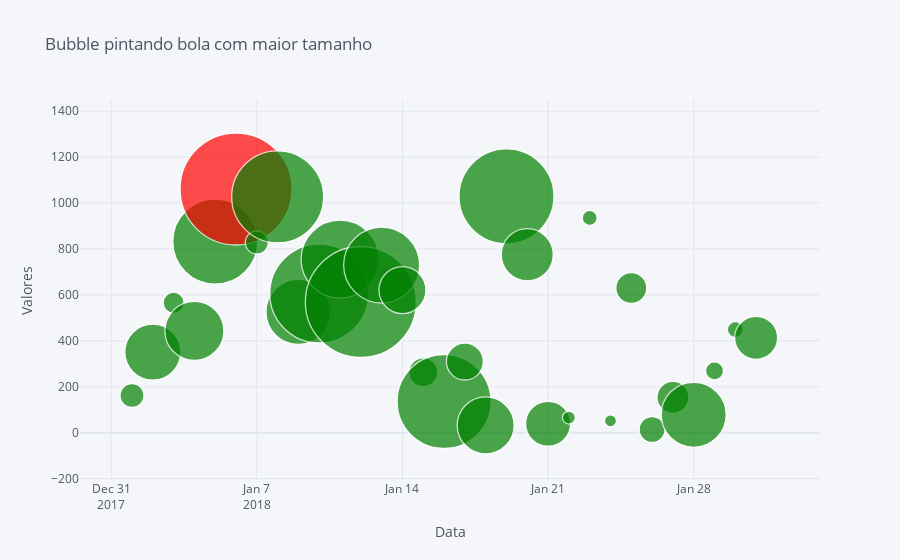

Write notebook code for a chart like this one.
### Markdown cell above
##### Gráfico bubble pintando bola com maior tamanho

### Code cell
#Filtrando janeiro de 2018 p/ não ficar mto poluído
df_plot = df[(df['Ano'] == 2018) & (df['Mês'] == 1)]

#Pintando bola com maior quantidade de eventos
iMaior_evento = 0
i = 0
while i < len(df_plot.valor_tamanho):
    if df_plot.valor_tamanho[i] > df_plot.valor_tamanho[iMaior_evento]:
        iMaior_evento = i
    i = i + 1

lista_cor = []
for i in range(len(df_plot.valor_tamanho)):
    if  df_plot.valor_tamanho[i] == df_plot.valor_tamanho[iMaior_evento]:
        lista_cor.append('red')
    else: lista_cor.append('green')
        
df_plot.iplot(kind='bubble',
              x='Date',
              y='valor_loc',
              size='valor_tamanho',
              color = lista_cor,
              title = 'Bubble pintando bola com maior tamanho',
              xTitle = 'Data',
              yTitle = 'Valores',
              text='valor_tamanho'
             )

### Figure 1 — Plotly figure (JSON) as saved in the notebook; plotly's stock layout.template omitted (floating-point values rounded to 4 significant figures)
{"data": [{"marker": {"color": ["green", "green", "green", "green", "green", "red", "green", "green", "green", "green", "green", "green", "green", "green", "green", "green", "green", "green", "green", "green", "green", "green", "green", "green", "green", "green", "green", "green", "green", "green", "green"], "line": {"width": 1.3}, "size": [24, 56, 21, 59, 85, 112, 23, 92, 65, 99, 78, 111, 76, 47, 29, 94, 37, 57, 95, 52, 45, 13, 15, 12, 31, 26, 32, 65, 18, 16, 43], "symbol": "circle"}, "mode": "markers", "text": ["186", "518", "160", "547", "814", "1080", "173", "884", "610", "953", "736", "1077", "717", "420", "234", "902", "317", "527", "915", "471", "398", "75", "94", "60", "254", "207", "272", "604", "123", "110", "381"], "type": "scatter", "x": ["2018-01-01", "2018-01-02", "2018-01-03", "2018-01-04", "2018-01-05", "2018-01-06", "2018-01-07", "2018-01-08", "2018-01-09", "2018-01-10", "2018-01-11", "2018-01-12", "2018-01-13", "2018-01-14", "2018-01-15", "2018-01-16", "2018-01-17", "2018-01-18", "2018-01-19", "2018-01-20", "2018-01-21", "2018-01-22", "2018-01-23", "2018-01-24", "2018-01-25", "2018-01-26", "2018-01-27", "2018-01-28", "2018-01-29", "2018-01-30", "2018-01-31"], "y": [162, 351, 566, 443, 832, 1061, 828, 1027, 526, 606, 756, 569, 730, 621, 263, 136, 310, 32, 1029, 775, 39, 66, 935, 52, 630, 14, 154, 78, 269, 449, 413]}], "layout": {"legend": {"bgcolor": "#F5F6F9", "font": {"color": "#4D5663"}}, "paper_bgcolor": "#F5F6F9", "plot_bgcolor": "#F5F6F9", "title": {"font": {"color": "#4D5663"}, "text": "Bubble pintando bola com maior tamanho"}, "xaxis": {"gridcolor": "#E1E5ED", "showgrid": true, "tickfont": {"color": "#4D5663"}, "title": {"font": {"color": "#4D5663"}, "text": "Data"}, "zerolinecolor": "#E1E5ED"}, "yaxis": {"gridcolor": "#E1E5ED", "showgrid": true, "tickfont": {"color": "#4D5663"}, "title": {"font": {"color": "#4D5663"}, "text": "Valores"}, "zerolinecolor": "#E1E5ED"}}}
